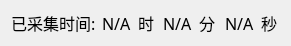
  <widget class="QWidget" name="layoutWidget">
   <property name="geometry">
    <rect>
     <x>950</x>
     <y>120</y>
     <width>291</width>
     <height>18</height>
    </rect>
   </property>
   <layout class="QHBoxLayout" name="horizontalLayout_4">
    <item>
     <widget class="QLabel" name="rdAdcFreq_16">
      <property name="font">
       <font>
        <family>黑体</family>
        <pointsize>12</pointsize>
       </font>
      </property>
      <property name="text">
       <string>已采集时间:</string>
      </property>
     </widget>
    </item>
    <item>
     <widget class="QLabel" name="flashHour">
      <property name="font">
       <font>
        <family>黑体</family>
        <pointsize>12</pointsize>
       </font>
      </property>
      <property name="text">
       <string>N/A</string>
      </property>
     </widget>
    </item>
    <item>
     <widget class="QLabel" name="rdAdcFreq_19">
      <property name="font">
       <font>
        <family>黑体</family>
        <pointsize>12</pointsize>
       </font>
      </property>
      <property name="text">
       <string>时</string>
      </property>
     </widget>
    </item>
    <item>
     <widget class="QLabel" name="flashMinute">
      <property name="font">
       <font>
        <family>黑体</family>
        <pointsize>12</pointsize>
       </font>
      </property>
      <property name="text">
       <string>N/A</string>
      </property>
     </widget>
    </item>
    <item>
     <widget class="QLabel" name="rdAdcFreq_12">
      <property name="font">
       <font>
        <family>黑体</family>
        <pointsize>12</pointsize>
       </font>
      </property>
      <property name="text">
       <string>分</string>
      </property>
     </widget>
    </item>
    <item>
     <widget class="QLabel" name="flashSecond">
      <property name="font">
       <font>
        <family>黑体</family>
        <pointsize>12</pointsize>
       </font>
      </property>
      <property name="text">
       <string>N/A</string>
      </property>
     </widget>
    </item>
    <item>
     <widget class="QLabel" name="rdAdcFreq_14">
      <property name="font">
       <font>
        <family>黑体</family>
        <pointsize>12</pointsize>
       </font>
      </property>
      <property name="text">
       <string>秒</string>
      </property>
     </widget>
    </item>
   </layout>
  </widget>
